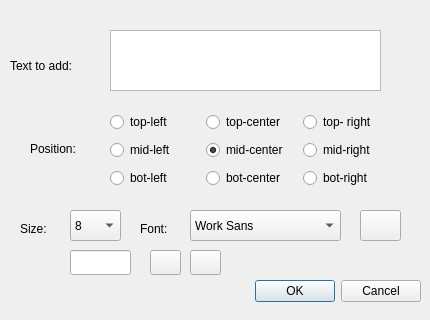
<?xml version="1.0" encoding="UTF-8"?>
<ui version="4.0">
 <class>Dialog</class>
 <widget class="QDialog" name="Dialog">
  <property name="geometry">
   <rect>
    <x>0</x>
    <y>0</y>
    <width>430</width>
    <height>320</height>
   </rect>
  </property>
  <property name="minimumSize">
   <size>
    <width>430</width>
    <height>320</height>
   </size>
  </property>
  <property name="maximumSize">
   <size>
    <width>430</width>
    <height>320</height>
   </size>
  </property>
  <property name="windowTitle">
   <string>Add Text</string>
  </property>
  <widget class="QDialogButtonBox" name="buttonBox">
   <property name="geometry">
    <rect>
     <x>240</x>
     <y>271</y>
     <width>181</width>
     <height>41</height>
    </rect>
   </property>
   <property name="orientation">
    <enum>Qt::Horizontal</enum>
   </property>
   <property name="standardButtons">
    <set>QDialogButtonBox::Cancel|QDialogButtonBox::Ok</set>
   </property>
  </widget>
  <widget class="QLabel" name="labelPos">
   <property name="geometry">
    <rect>
     <x>30</x>
     <y>140</y>
     <width>67</width>
     <height>17</height>
    </rect>
   </property>
   <property name="text">
    <string>Position:</string>
   </property>
  </widget>
  <widget class="QTextEdit" name="textEdit">
   <property name="geometry">
    <rect>
     <x>110</x>
     <y>30</y>
     <width>271</width>
     <height>61</height>
    </rect>
   </property>
  </widget>
  <widget class="QLabel" name="labelText">
   <property name="geometry">
    <rect>
     <x>10</x>
     <y>50</y>
     <width>81</width>
     <height>31</height>
    </rect>
   </property>
   <property name="text">
    <string>Text to add:</string>
   </property>
  </widget>
  <widget class="QLabel" name="labelSIze">
   <property name="geometry">
    <rect>
     <x>20</x>
     <y>220</y>
     <width>41</width>
     <height>17</height>
    </rect>
   </property>
   <property name="text">
    <string>Size:</string>
   </property>
  </widget>
  <widget class="QLabel" name="labelFont">
   <property name="geometry">
    <rect>
     <x>140</x>
     <y>220</y>
     <width>41</width>
     <height>17</height>
    </rect>
   </property>
   <property name="text">
    <string>Font:</string>
   </property>
  </widget>
  <widget class="QComboBox" name="comboSize">
   <property name="geometry">
    <rect>
     <x>70</x>
     <y>210</y>
     <width>51</width>
     <height>31</height>
    </rect>
   </property>
   <item>
    <property name="text">
     <string>8</string>
    </property>
   </item>
   <item>
    <property name="text">
     <string>10</string>
    </property>
   </item>
   <item>
    <property name="text">
     <string>12</string>
    </property>
   </item>
   <item>
    <property name="text">
     <string>14</string>
    </property>
   </item>
   <item>
    <property name="text">
     <string>16</string>
    </property>
   </item>
   <item>
    <property name="text">
     <string>18</string>
    </property>
   </item>
   <item>
    <property name="text">
     <string>20</string>
    </property>
   </item>
   <item>
    <property name="text">
     <string>24</string>
    </property>
   </item>
   <item>
    <property name="text">
     <string>28</string>
    </property>
   </item>
   <item>
    <property name="text">
     <string>32</string>
    </property>
   </item>
   <item>
    <property name="text">
     <string>36</string>
    </property>
   </item>
   <item>
    <property name="text">
     <string>40</string>
    </property>
   </item>
   <item>
    <property name="text">
     <string>48</string>
    </property>
   </item>
   <item>
    <property name="text">
     <string>56</string>
    </property>
   </item>
   <item>
    <property name="text">
     <string>64</string>
    </property>
   </item>
   <item>
    <property name="text">
     <string>72</string>
    </property>
   </item>
   <item>
    <property name="text">
     <string>Custom</string>
    </property>
   </item>
  </widget>
  <widget class="QComboBox" name="comboFont">
   <property name="geometry">
    <rect>
     <x>190</x>
     <y>210</y>
     <width>151</width>
     <height>31</height>
    </rect>
   </property>
   <item>
    <property name="text">
     <string>Work Sans</string>
    </property>
   </item>
   <item>
    <property name="text">
     <string>Lora</string>
    </property>
   </item>
   <item>
    <property name="text">
     <string>Roboto Mono</string>
    </property>
   </item>
   <item>
    <property name="text">
     <string>Custom</string>
    </property>
   </item>
  </widget>
  <widget class="QWidget" name="layoutWidget">
   <property name="geometry">
    <rect>
     <x>110</x>
     <y>110</y>
     <width>283</width>
     <height>83</height>
    </rect>
   </property>
   <layout class="QGridLayout" name="gridLayout">
    <item row="0" column="0">
     <widget class="QRadioButton" name="radioTL">
      <property name="text">
       <string>top-left</string>
      </property>
     </widget>
    </item>
    <item row="0" column="1">
     <widget class="QRadioButton" name="radioTC">
      <property name="text">
       <string>top-center</string>
      </property>
     </widget>
    </item>
    <item row="0" column="2">
     <widget class="QRadioButton" name="radioTR">
      <property name="text">
       <string>top- right</string>
      </property>
     </widget>
    </item>
    <item row="1" column="0">
     <widget class="QRadioButton" name="radioML">
      <property name="text">
       <string>mid-left</string>
      </property>
     </widget>
    </item>
    <item row="1" column="1">
     <widget class="QRadioButton" name="radioMC">
      <property name="text">
       <string>mid-center</string>
      </property>
      <property name="checked">
       <bool>true</bool>
      </property>
     </widget>
    </item>
    <item row="1" column="2">
     <widget class="QRadioButton" name="radioMR">
      <property name="text">
       <string>mid-right</string>
      </property>
     </widget>
    </item>
    <item row="2" column="0">
     <widget class="QRadioButton" name="radioBL">
      <property name="text">
       <string>bot-left</string>
      </property>
     </widget>
    </item>
    <item row="2" column="1">
     <widget class="QRadioButton" name="radioBC">
      <property name="text">
       <string>bot-center</string>
      </property>
     </widget>
    </item>
    <item row="2" column="2">
     <widget class="QRadioButton" name="radioBR">
      <property name="text">
       <string>bot-right</string>
      </property>
     </widget>
    </item>
   </layout>
  </widget>
  <widget class="QPushButton" name="pushColor">
   <property name="geometry">
    <rect>
     <x>360</x>
     <y>210</y>
     <width>41</width>
     <height>31</height>
    </rect>
   </property>
   <property name="text">
    <string/>
   </property>
  </widget>
  <widget class="QLineEdit" name="customSize">
   <property name="geometry">
    <rect>
     <x>70</x>
     <y>250</y>
     <width>61</width>
     <height>25</height>
    </rect>
   </property>
  </widget>
  <widget class="QPushButton" name="pushBold">
   <property name="geometry">
    <rect>
     <x>150</x>
     <y>250</y>
     <width>31</width>
     <height>25</height>
    </rect>
   </property>
   <property name="text">
    <string/>
   </property>
   <property name="icon">
    <iconset resource="../resources/icons.qrc">
     <normaloff>:/images/images/bold-icon.png</normaloff>:/images/images/bold-icon.png</iconset>
   </property>
   <property name="checkable">
    <bool>true</bool>
   </property>
  </widget>
  <widget class="QPushButton" name="pushItalic">
   <property name="geometry">
    <rect>
     <x>190</x>
     <y>250</y>
     <width>31</width>
     <height>25</height>
    </rect>
   </property>
   <property name="text">
    <string/>
   </property>
   <property name="icon">
    <iconset resource="../resources/icons.qrc">
     <normaloff>:/images/images/italic.png</normaloff>:/images/images/italic.png</iconset>
   </property>
   <property name="checkable">
    <bool>true</bool>
   </property>
  </widget>
 </widget>
 <resources>
  <include location="../resources/icons.qrc"/>
 </resources>
 <connections>
  <connection>
   <sender>buttonBox</sender>
   <signal>accepted()</signal>
   <receiver>Dialog</receiver>
   <slot>accept()</slot>
   <hints>
    <hint type="sourcelabel">
     <x>248</x>
     <y>254</y>
    </hint>
    <hint type="destinationlabel">
     <x>157</x>
     <y>274</y>
    </hint>
   </hints>
  </connection>
  <connection>
   <sender>buttonBox</sender>
   <signal>rejected()</signal>
   <receiver>Dialog</receiver>
   <slot>reject()</slot>
   <hints>
    <hint type="sourcelabel">
     <x>316</x>
     <y>260</y>
    </hint>
    <hint type="destinationlabel">
     <x>286</x>
     <y>274</y>
    </hint>
   </hints>
  </connection>
 </connections>
</ui>
